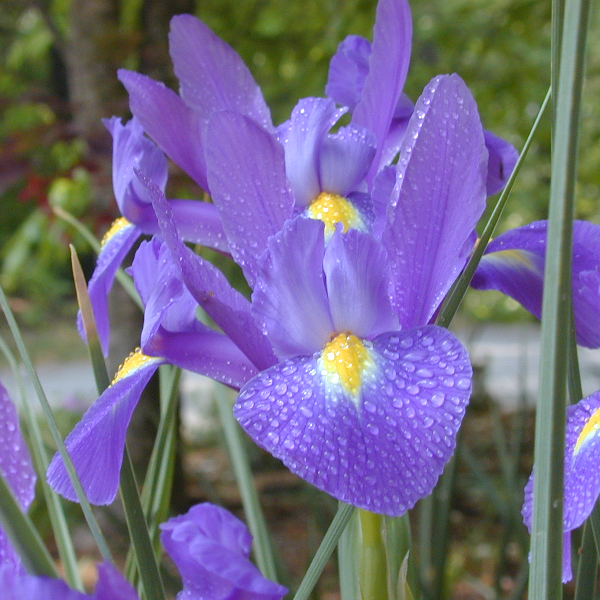
#> input picture OpenCvLearning/ImgSet/CH06/Fig0604(a).tif, 600 x 600 px, found by its file name
$ python PicCH13_2.py
#> lines starting #> are read from the running program, lines starting #| are printed output that depends on the picture
"""
author : Zelin Yao
date : 2022-8-24
"""
#Goal
"""
1.直方图均匀化
"""
import cv2
import numpy as np
import matplotlib.pyplot as plt

'''1.直方图均匀化'''
pic = cv2.imread("D:\\1=code_store\\2-1=PythonOpenCvLearning\\ImgSet\\CH06\\Fig0604(a).tif",0)
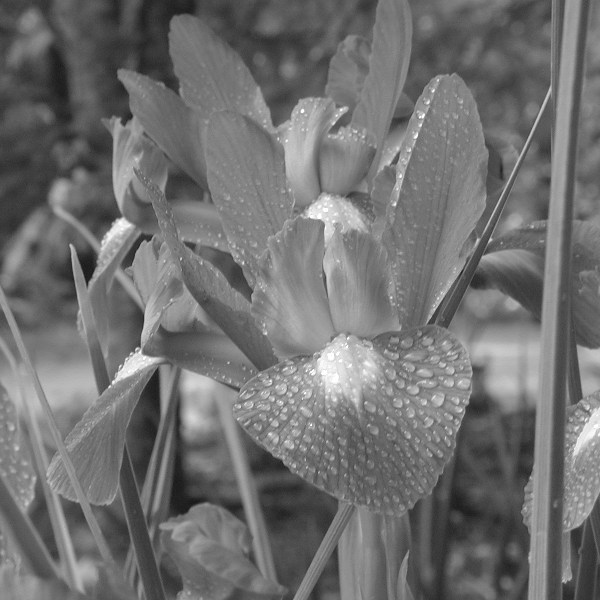
#> pic: shape (600, 600); min 21, max 255, mean 112.2
local_prossed_pic = cv2.createCLAHE(clipLimit = 2.0,tileGridSize=(8,8))
local_prossed_pic = local_prossed_pic.apply(pic)
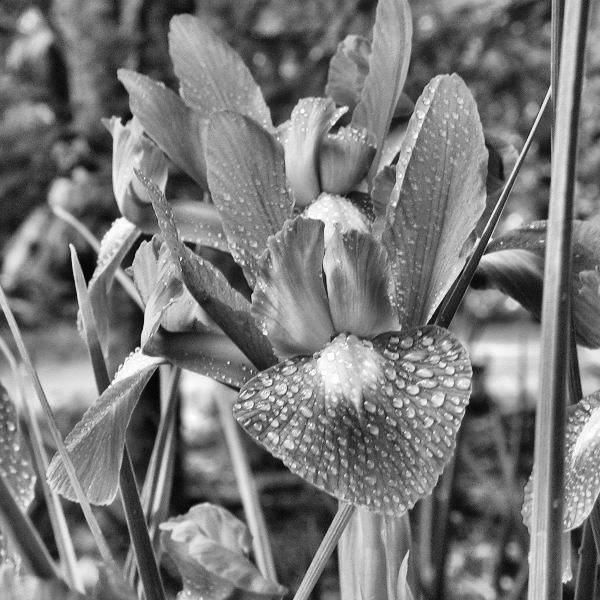
#> local_prossed_pic: shape (600, 600); min 4, max 255, mean 121.3
# pic_all = np.hstack((pic,local_prossed_pic))
plt.subplot(221)
plt.imshow(pic,'gray')
plt.subplot(222)
hist1 = cv2.calcHist([pic],[0],None,[256],[0,256])
#> hist1 = 256 values, max 4372 at index 126, min 0 at index 0, mean 1406.2
plt.plot(hist1,color='g')
plt.subplot(223)
plt.imshow(local_prossed_pic,'gray')
plt.subplot(224)
hist2 = cv2.calcHist([local_prossed_pic],[0],None,[256],[0,256])
#> hist2 = 256 values, max 2494 at index 112, min 0 at index 0, mean 1406.2
plt.plot(hist2,color='r')

plt.show()
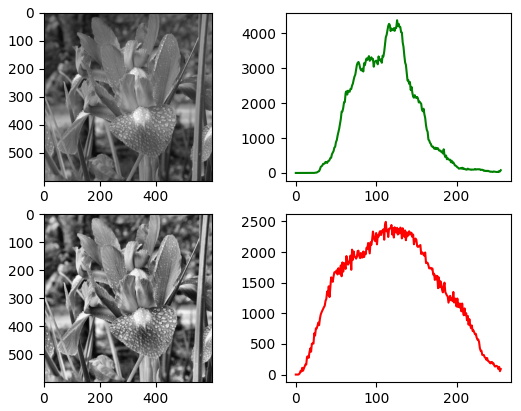
#> figure drawn by matplotlib, 4 panels; panel 2: curve peaks at x = 126, y = 4372; panel 4: curve peaks at x = 112, y = 2494
